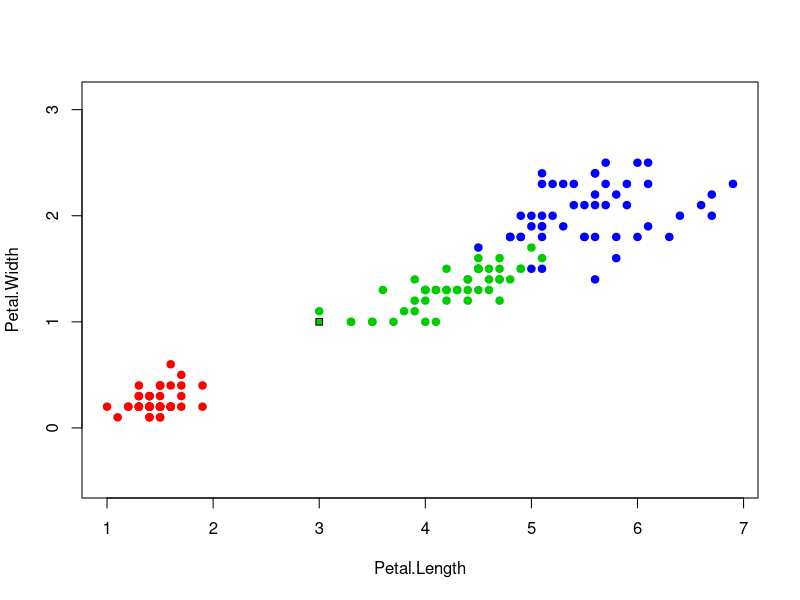

Source code (R):
euclideanDistance <-function(u, v) 
{
  sqrt(sum((u - v) ^ 2))
}

sortObjectsByDist <- function(xl, z, metricFunction = euclideanDistance)
{
  l <-dim(xl)[1]
  n <-dim(xl)[2] - 1
  
  distances <- matrix(NA, l, 2)
  
  for (i in 1:l) 
  {
    distances[i, ] <- c(i,metricFunction(xl[i, 1:n], z))
  }
  
  
  orderedXl <- xl[order(distances[, 2]), ]
  return (orderedXl);
}

kNN <- function(xl, z, k)
{
  
  orderedXl <- sortObjectsByDist(xl, z)
  n <- dim(orderedXl)[2] - 1
  
  classes <- orderedXl[1:k, n + 1]
  
  counts <- table(classes)
  
  class <- names(which.max(counts))
  
  return (class)
}

oneNN <- function(xl, z) {
  orderedXl <- sortObjectsByDist(xl, z)
  n <- dim(orderedXl)[2] - 1
  
  classes <- orderedXl[1, n + 1]
  
  counts <- table(classes)
  
  class <- names(which.max(counts))
  
  return (class)
}

colors <-c("setosa" = "red", "versicolor" = "green3", "virginica" = "blue")
plot(iris[, 3:4], pch = 21, bg = colors[iris$Species], col = colors[iris$Species], asp = 1)

z <- c(3, 1)
xl <- iris[, 3:5]
#class <- kNN(xl, z, k=1)
class <- oneNN(xl, z)
points(z[1], z[2], pch = 22, bg = colors[class], asp = 1)
